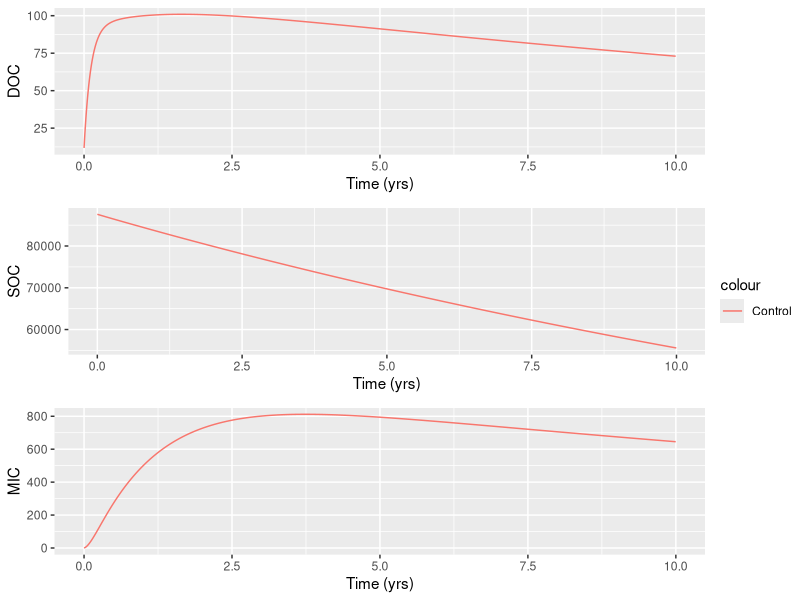

Recreate this plot in R.
## ---- chunk 1
knitr::opts_chunk $set(echo = TRUE)
## ---- chunk 2
conventional_model <- function(t, state, params){
  #unpack states
  SOC <- state[1]
  DOC <- state[2]
  MIC <- state[3]
  
  
  kDOC0 <- params[1]
  EaDOC <- params[2]
  
  kSOC0 <- params[3]
  EaSOC <- params[4]
  
  kMIC0 <- params[5] 
  EaMIC <- params[6]
  
  gasCons <- params[7]
  temp <- params[8]
  
  SOCin <- params[9]
  DOCin <- params[10]
  DOCtoSOC <- params[11]
  SOCtoDOC <- DOCtoSOC
  MICtoOC <- params[12]
  MICtoSOC <- params[13]
  fuptake <- params[14]
  
  kDOC <- kDOC0 * exp(-EaDOC/(gasCons*(temp+273)))
  kSOC <- kSOC0 * exp(-EaSOC/(gasCons*(temp+273)))
  kMIC <- kMIC0 * exp(-EaMIC/(gasCons*(temp+273)))
  
  SOCdecomp <- kSOC * SOC
  DOCdecomp <- kDOC * DOC
  Death <- kMIC * MIC
  
  dSOC <- SOCin + (DOCtoSOC * DOCdecomp) +     (MICtoOC*MICtoSOC*Death) - SOCdecomp
  
  dDOC <- DOCin + (SOCtoDOC * SOCdecomp) + (MICtoOC*(1-MICtoSOC)*Death) - (fuptake * DOC)
  
  dMIC <- (fuptake*DOC) - Death
  
  return(list(c(dSOC = dSOC,
                dDOC = dDOC,
                dMIC = dMIC),
              c(DOC = DOC)))
  
  
}
## ---- chunk 3
 params <- c(
  10000,       # kDOC0 (more realistic)
  40,        # EaDOC
  1300,     # kSOC0 = 1300 / 24
  47,
  1600,     # kMIC0 = 1600 / 24
  40,
  0.008314,
  20,
  0.0005,
  0.0005,
  0.2,
  0.2,
  0.2,
  0.001,       # fuptake lowered
  0.0005)
  
## ---- chunk 4
yini_spinup <- c(
  SOC = 100,
  DOC = .5,
  MIC = .05
)
## ---- chunk 5
library(deSolve)

simulation_time <- 876000
times <- seq(1, simulation_time, by = 24)
output <- ode(y = yini_spinup, times = times, func = conventional_model, parms = params, method = "lsoda")
yini_calculated <- tail(output, 1)
yini <- c(SOC = yini_calculated[1], DOC = yini_calculated[2], MIC = yini_calculated[3])
## ---- chunk 6
simulation_time <- 87600
times <- seq(1, simulation_time, by = 24)
control <- ode(y = yini, times = times, func = conventional_model, parms = params, method = "lsoda")
control <- as.data.frame(control)
## ---- chunk 7
# params[6] = 25
# params[15] = .31
# params[14] = 0
# 
# warming <- ode(y = yini, times = times, func = enzyme_catalysis_model, parms = params, method = "lsoda")
# warming <- as.data.frame(warming)
## ---- chunk 8
# params[6] = 25
# params[15] = .63
# params[14] = -.016
# 
# warming_VCUE <- ode(y = yini, times = times, func = enzyme_catalysis_model, parms = params, method = "lsoda")
# warming_VCUE <- as.data.frame(warming_VCUE)
## ---- chunk 9
# params[6] = 25
# params[15] = .27
# params[14] = 0
# 
# warming_ACUE <- ode(y = yini, times = times, func = enzyme_catalysis_model, parms = params, method = "lsoda")
# warming_ACUE <- as.data.frame(warming_ACUE)
## ---- chunk 10
library(ggplot2)
library("ggpubr")

control$time <- control$time/8760

DOC_p <- ggplot() + 
geom_line(mapping= aes(x=control$time,y=control$DOC/10, color = "Control")) +
# geom_line(mapping= aes(x=control$time,y=warming$DOC, color = "Warming + Constant CUE")) +
# geom_line(mapping= aes(x=control$time,y=warming_ACUE$DOC, color = "Warming + Acclim. CUE")) +
# geom_line(mapping= aes(x=control$time,y=warming_VCUE$DOC, color = "Warming + Varying CUE")) +
    labs(x = "Time (yrs)", y = "DOC")

SOC_p <- ggplot() + 
geom_line(mapping= aes(x=control$time,y=control$SOC/10, color = "Control")) +
# geom_line(mapping= aes(x=control$time,y=warming$SOC, color = "Warming + Constant CUE")) +
# geom_line(mapping= aes(x=control$time,y=warming_ACUE$SOC, color = "Warming + Acclim. CUE")) +
# geom_line(mapping= aes(x=control$time,y=warming_VCUE$SOC, color = "Warming + Varying CUE")) +
    labs(x = "Time (yrs)", y = "SOC")

MIC_p <- ggplot() + 
geom_line(mapping= aes(x=control$time,y=control$MIC/10, color = "Control")) +
# geom_line(mapping= aes(x=control$time,y=warming$MIC, color = "Warming + Constant CUE")) +
# geom_line(mapping= aes(x=control$time,y=warming_ACUE$MIC, color = "Warming + Acclim. CUE")) +
# geom_line(mapping= aes(x=control$time,y=warming_VCUE$MIC, color = "Warming + Varying CUE")) +
    labs(x = "Time (yrs)", y = "MIC")


ggarrange(DOC_p, SOC_p, MIC_p, ncol = 1, common.legend = TRUE, legend = "right")
